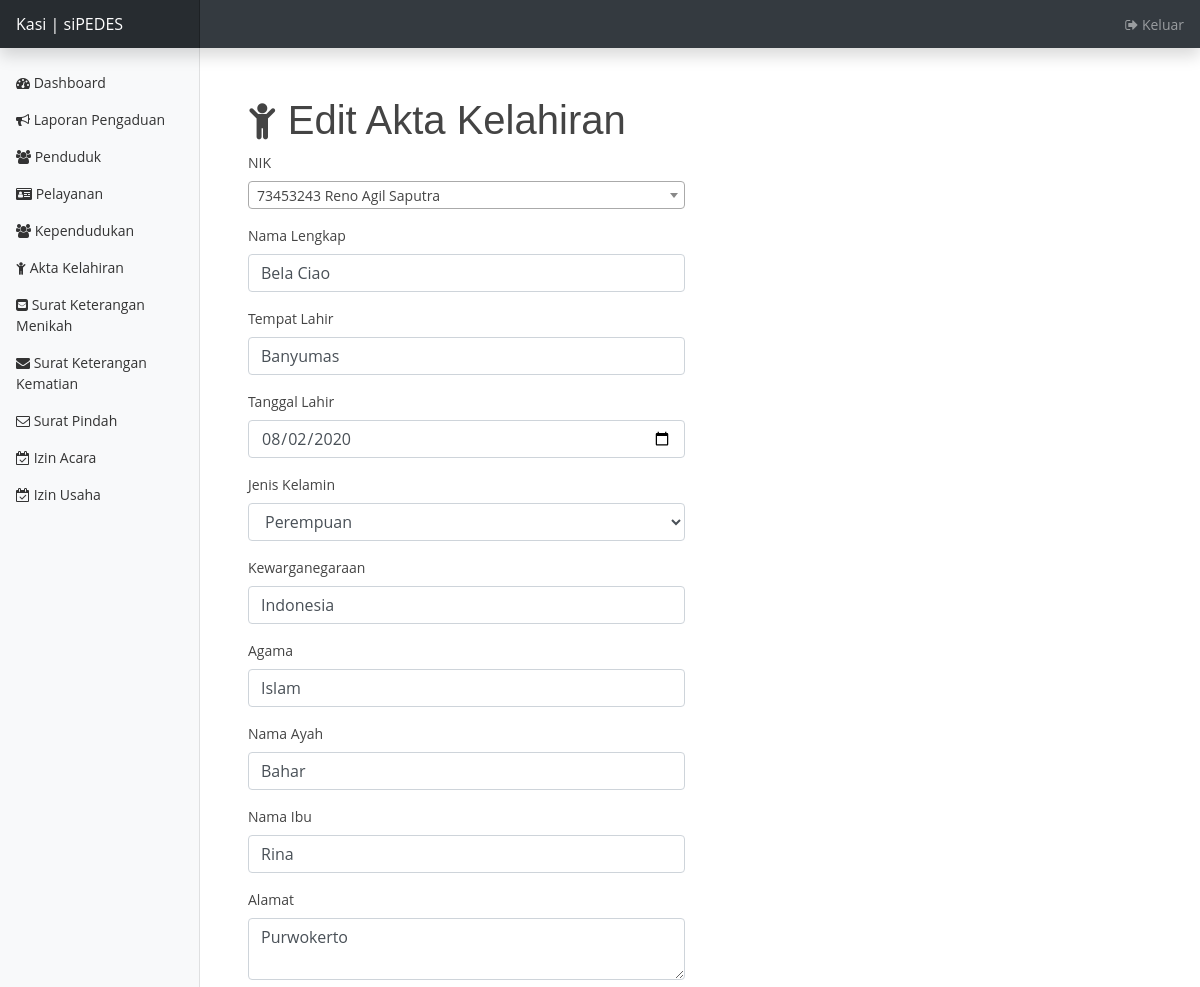
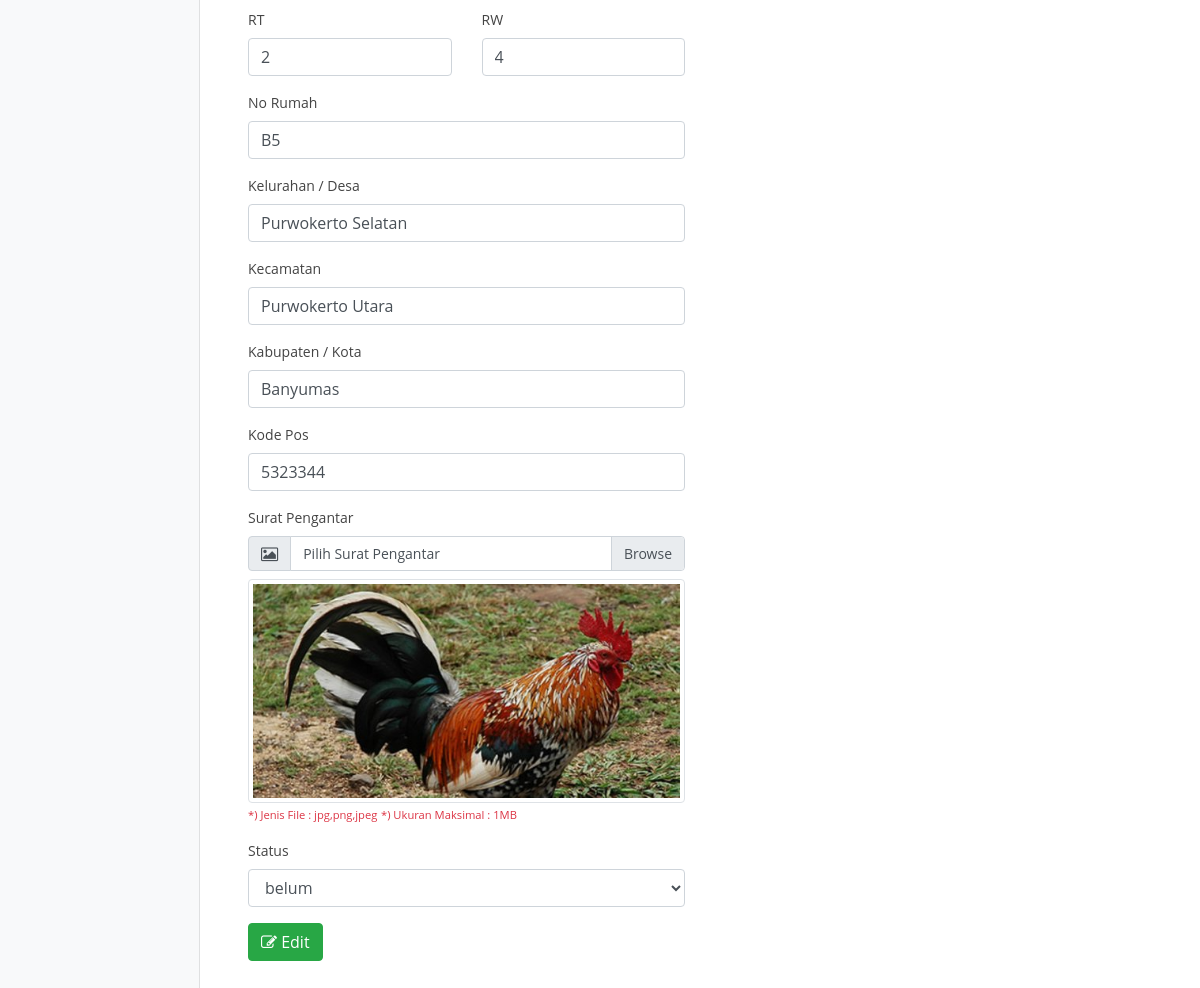
The page /petugas/akta/edit/6 on the database its author committed (2 pictures, top to bottom).
### tables this page shows
CREATE TABLE `akta_kelahiran` (
  `id_akta_kelahiran` int(11) NOT NULL,
  `id_penduduk` int(11) NOT NULL,
  `nama_lengkap` varchar(255) NOT NULL,
  `tmp_lahir` varchar(255) NOT NULL,
  `tgl_lahir` date NOT NULL,
  `jk` char(1) NOT NULL,
  `kewarganegaraan` varchar(255) NOT NULL,
  `agama` varchar(255) NOT NULL,
  `nama_ayah` varchar(255) NOT NULL,
  `nama_ibu` varchar(255) NOT NULL,
  `alamat` text NOT NULL,
  `rt` int(11) NOT NULL,
  `rw` int(11) NOT NULL,
  `no_rumah` varchar(255) NOT NULL,
  `kelurahan_desa` varchar(255) NOT NULL,
  `kecamatan` varchar(255) NOT NULL,
  `kabupaten_kota` varchar(255) NOT NULL,
  `kode_pos` int(11) NOT NULL,
  `gambar_surat_pengantar` text NOT NULL,
  `waktu` datetime NOT NULL,
  `kode` varchar(255) NOT NULL,
  `status` varchar(255) NOT NULL
);

### application/controllers/Petugas.php (called while the page is built, shortened)
<?php
class Petugas extends CI_Controller {
	public function __construct(){
		$this->load->library('form_validation');
		$this->load->model('MyModel');
	}
	public function akta_edit($id) {
		$data['penduduk'] = $this->MyModel->getPenduduk();
		$data['jenis_kelamin'] = ['l','p'];
		$data['status'] = ['belum','proses','selesai'];
		$data['akta'] = $this->MyModel->getAktaByID($id);
		$this->form_validation->set_rules('id_penduduk', 'NIK', 'trim|required');
		$this->form_validation->set_rules('nama_lengkap', 'Nama Lengkap', 'trim|required');
		$this->form_validation->set_rules('tmp_lahir', 'Tempat Lahir', 'trim|required');
		$this->form_validation->set_rules('tgl_lahir', 'Tanggal Lahir', 'trim|required');
		$this->form_validation->set_rules('jk', 'Jenis Kelamin', 'trim|required');
		$this->form_validation->set_rules('kewarganegaraan', 'Kewarganegaraan', 'trim|required');
		$this->form_validation->set_rules('agama', 'Agama', 'trim|required');
		$this->form_validation->set_rules('nama_ayah', 'Nama Ayah', 'trim|required');
		$this->form_validation->set_rules('nama_ibu', 'Nama Ibu', 'trim|required');
		$this->form_validation->set_rules('alamat', 'Alamat', 'trim|required');
		$this->form_validation->set_rules('rt', 'RT', 'trim|required');
		$this->form_validation->set_rules('rw', 'RW', 'trim|required');
		$this->form_validation->set_rules('no_rumah', 'No Rumah', 'trim|required');
		$this->form_validation->set_rules('kelurahan_desa', 'Kelurahan / Desa', 'trim|required');
		$this->form_validation->set_rules('kecamatan', 'Kecamatan', 'trim|required');
		$this->form_validation->set_rules('kabupaten_kota', 'Kabupaten / Kota', 'trim|required');
		$this->form_validation->set_rules('kode_pos', 'Kode Pos', 'trim|required');
		$this->form_validation->set_rules('status', 'Status', 'trim|required');
		if ($this->form_validation->run() == FALSE) {
			$this->load->view('template/header_pet');
			$this->load->view('petugas/akta_edit', $data);
			$this->load->view('template/footer_pet');
		}
	}
}

### index.php (called while the page is built, shortened)
<?php
require_once BASEPATH.'core/CodeIgniter.php';

### application/models/MyModel.php (called while the page is built, shortened)
<?php
class MyModel extends CI_Model {
	public function getPenduduk() {
		$this->db->order_by('nik','asc');
		return $this->db->get('penduduk')->result_array();
	}
	public function getAktaByID($id) {
		return $this->db->get_where('akta_kelahiran',['id_akta_kelahiran' => $id])->row_array();
	}
}

### application/views/petugas/akta_edit.php (the view, shortened to what this page needs)
<h1><i class="fa fa-child"></i> Edit Akta Kelahiran</h1>
<form action="" method="post" enctype="multipart/form-data">
	<div class="row">
		<div class="col-lg-6">
			<div class="form-group">
				<label>NIK</label>
			</div>
			<div class="form-group">
				<label>Nama Lengkap</label>
				<input type="text" name="nama_lengkap" placeholder="Nama Lengkap" class="form-control" value="<?= $akta['nama_lengkap']; ?>">
			</div>
			<div class="form-group">
				<label>Tempat Lahir</label>
				<input type="text" name="tmp_lahir" placeholder="Tempat Lahir" class="form-control" value="<?= $akta['tmp_lahir']; ?>">
			</div>
			<div class="form-group">
				<label>Tanggal Lahir</label>
				<input type="date" name="tgl_lahir" placeholder="Tanggal Lahir" class="form-control" value="<?= $akta['tgl_lahir']; ?>">
			</div>
			<div class="form-group">
				<label>Jenis Kelamin</label>
				<select name="jk" class="form-control">
					<?php foreach($jenis_kelamin as $jk) : ?>
					<option value="<?= $jk; ?>" <?= ($jk == $akta['jk']) ? 'selected' : ''; ?>><?= ($jk == 'l') ? 'Laki - laki' : 'Perempuan'; ?></option>
					<?php endforeach; ?>
				</select>
			</div>
			<div class="form-group">
				<label>Kewarganegaraan</label>
				<input type="text" name="kewarganegaraan" placeholder="Kewarganegaraan" class="form-control" value="<?= $akta['kewarganegaraan']; ?>">
			</div>
			<div class="form-group">
				<label>Agama</label>
				<input type="text" name="agama" placeholder="Agama" class="form-control" value="<?= $akta['agama']; ?>">
			</div>
			<div class="form-group">
				<label>Nama Ayah</label>
				<input type="text" name="nama_ayah" placeholder="Nama Ayah" class="form-control" value="<?= $akta['nama_ayah']; ?>">
			</div>
			<div class="form-group">
				<label>Nama Ibu</label>
				<input type="text" name="nama_ibu" placeholder="Nama Ibu" class="form-control" value="<?= $akta['nama_ibu']; ?>">
			</div>
			<div class="form-group">
				<label>Alamat</label>
				<textarea name="alamat" class="form-control" placeholder="Alamat"><?= $akta['alamat']; ?></textarea>
			</div>
			<div class="row">
				<div class="col-lg-6">
					<div class="form-group">
						<label>RT</label>
						<input type="number" name="rt" placeholder="RT" class="form-control" value="<?= $akta['rt']; ?>">
					</div>
				</div>
				<div class="col-lg-6">
					<div class="form-group">
						<label>RW</label>
						<input type="number" name="rw" placeholder="RW" class="form-control" value="<?= $akta['rw']; ?>">
					</div>
				</div>
			</div>
			<div class="form-group">
				<label>No Rumah</label>
				<input type="text" name="no_rumah" placeholder="No Rumah" class="form-control" value="<?= $akta['no_rumah']; ?>">
			</div>
			<div class="form-group">
				<label>Kelurahan / Desa</label>
				<input type="text" name="kelurahan_desa" placeholder="Kelurahan / Desa" class="form-control" value="<?= $akta['kelurahan_desa']; ?>">
			</div>
			<div class="form-group">
				<label>Kecamatan</label>
				<input type="text" name="kecamatan" placeholder="Kecamatan" class="form-control" value="<?= $akta['kecamatan']; ?>">
			</div>
			<div class="form-group">
				<label>Kabupaten / Kota</label>
				<input type="text" name="kabupaten_kota" placeholder="Kabupaten / Kota" class="form-control" value="<?= $akta['kabupaten_kota']; ?>">
			</div>
			<div class="form-group">
				<label>Kode Pos</label>
				<input type="text" name="kode_pos" placeholder="Kode Pos" class="form-control" value="<?= $akta['kode_pos']; ?>">
			</div>
			<div class="form-group">
				<label>Surat Pengantar</label>
				<div class="input-group mb-2">
					<div class="input-group-prepend">
						<span class="input-group-text" id="inputGroupFileAddon01"><i class="fa fa-image"></i></span>
					</div>
					<div class="custom-file">
						<label class="custom-file-label" for="inputGroupFile01">Pilih Surat Pengantar</label>
					</div>
				</div>
				<div id="image-holder">
				<img src="<?= base_url('assets/img/akta/').$akta['gambar_surat_pengantar']; ?>" class="img-fluid img-thumbnail" width="100%" alt="">
				</div>
				<small class="text-danger">*) Jenis File : jpg,png,jpeg</small>
				<small class="text-danger">*) Ukuran Maksimal : 1MB</small>
			</div>
			<div class="form-group">
				<label>Status</label>
				<select name="status" class="form-control">
					<?php foreach($status as $st) : ?>
					<option value="<?= $st; ?>" <?= ($st == $akta['status']) ? 'selected' : ''; ?>><?= $st; ?></option>
					<?php endforeach; ?>
				</select>
			</div>
			<button type="submit" class="btn btn-success"><i class="fa fa-edit"></i> Edit</button>
		</div>
	</div>
</form>

### assets/css/style.css (style rules this page uses)
body { font-family: "Open Sans", sans-serif; color: #444444; }
h1, h2, h3, h4, h5, h6 { font-family: "Dosis", sans-serif; }

### assets/css/dashboard.css (style rules this page uses)
body { font-size: .875rem; }

### rows shown on the page
akta_kelahiran: nama_lengkap "Bela Ciao", tmp_lahir "Banyumas", tgl_lahir "08/02/2020", jk "Perempuan", kewarganegaraan "Indonesia", agama "Islam", nama_ayah "Bahar", nama_ibu "Rina", alamat "Purwokerto", rt "2", rw "4", no_rumah "B5", kelurahan_desa "Purwokerto Selatan", kecamatan "Purwokerto Utara", kabupaten_kota "Banyumas", kode_pos "5323344", gambar_surat_pengantar (picture), status "belum"
